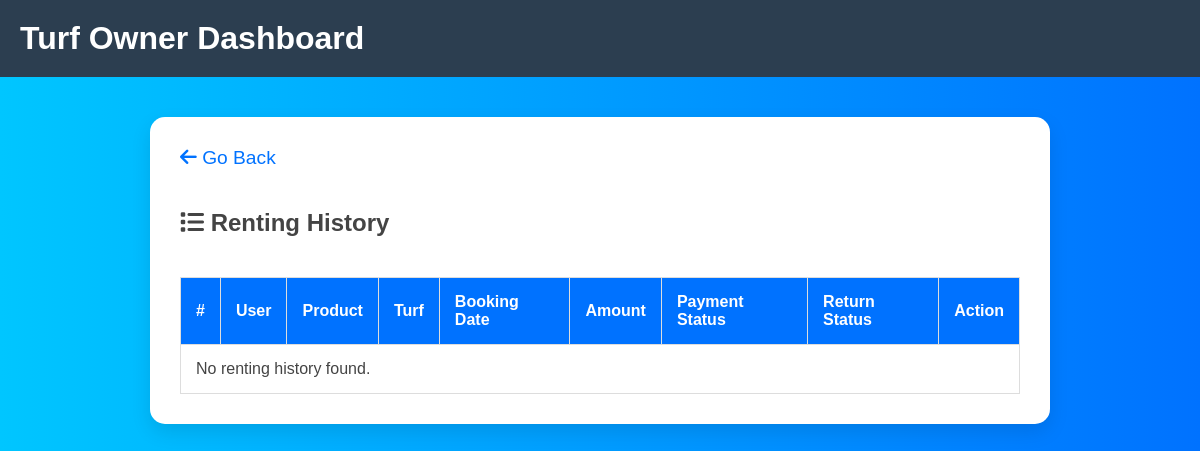
Before: /turfapp/renting-history/ (signed in) with the older database file.
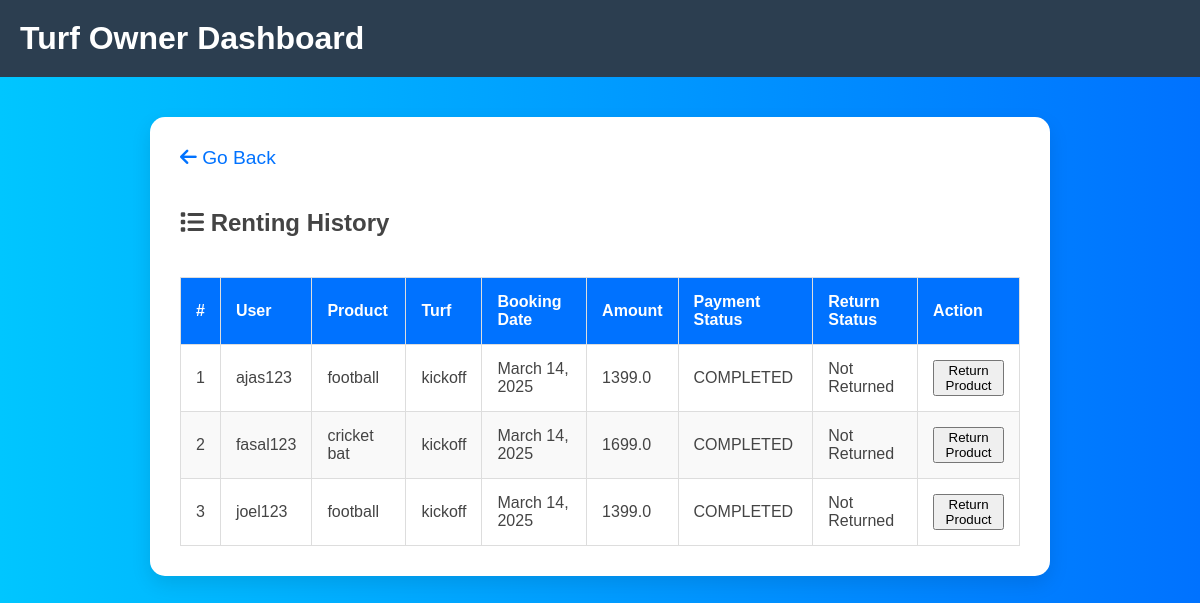
After: the same page with the newer database file.
### publicapp/models.py (models this page shows)
class RentProduct(models.Model):
    user = models.ForeignKey(Userprofile, on_delete=models.CASCADE,blank=True, null=True)
    turf = models.ForeignKey(Turf, on_delete=models.CASCADE,blank=True, null=True)
    product = models.ForeignKey(Product, on_delete=models.CASCADE,blank=True, null=True)
    booking_date = models.DateField(blank=True, null=True)
    payment_status = models.CharField(max_length=50, choices=[('PENDING', 'Pending'), ('COMPLETED', 'Completed')], default='PENDING',blank=True, null=True)
    amount = models.FloatField(blank=True, null=True)
    isreturn=models.BooleanField(blank=True, null=True,default=False)
    status =models.CharField(max_length=50,default=True)
    is_active = models.BooleanField(null=False, blank=True, default=True)
    created_at = models.DateTimeField(auto_now_add=True,blank=True, null=True)
    updated_at = models.DateTimeField(auto_now=True,blank=True, null=True)

### userapp/models.py (models this page shows)
class Userprofile(AbstractUser):
    user_type=models.CharField( max_length=50,null=False,blank=False,choices=USER_TYPE_CHOICES)
    status = models.CharField(max_length=20, null=True, choices=STATUS_CHOICE)
    is_active = models.BooleanField(null=False,blank=True,default=True)
    created=models.DateTimeField(auto_now=True)
    updated=models.DateTimeField(auto_now=True)
    groups = models.ManyToManyField( 'auth.Group', related_name='userprofile_groups', blank=True)
    user_permissions = models.ManyToManyField('auth.Permission', related_name='userprofile_permissions', blank=True)

### turfapp/models.py (models this page shows)
class Product(models.Model):
        Ownerid = models.ForeignKey(Userprofile, on_delete=models.CASCADE, blank=True, null=True)
        turfid = models.ForeignKey(Turf, on_delete=models.CASCADE, blank=True, null=True)
        productname=models.CharField(max_length=250,null=True,blank=True)
        category=models.CharField(max_length=250,null=True,blank=True)
        description=models.CharField(max_length=250,null=True,blank=True)
        image=models.ImageField(upload_to="images/",null=True,blank=True)
        price=models.FloatField(null=True,blank=True)
        quantity=models.CharField(max_length=250,null=True,blank=True)
        availablequantity=models.CharField(max_length=250,null=True,blank=True)
        status =models.CharField(max_length=50,default=True)
        is_active = models.BooleanField(null=False, blank=True, default=True)
        created_at = models.DateTimeField(auto_now=True)
        updated_at= models.DateTimeField(auto_now=True)

class Turf(models.Model):
        Ownername = models.ForeignKey(Userprofile, on_delete=models.CASCADE, blank=True, null=True)
        turfname=models.CharField(max_length=250,null=True,blank=True)
        phone=models.CharField(max_length=250,null=True,blank=True)
        image=models.ImageField(upload_to="images/",null=True,blank=True)
        email=models.EmailField(null=True,blank=True)
        address=models.CharField(max_length=1000,null=True,blank=True)
        location=models.CharField(max_length=1000,null=True,blank=True)
        rent=models.FloatField(null=True,blank=True)
        opentime=models.CharField(max_length=1000,null=True,blank=True)
        closingtime=models.CharField(max_length=1000,null=True,blank=True)
        status =models.CharField(max_length=50,default=True)
        is_active = models.BooleanField(null=False, blank=True, default=True)
        created_at = models.DateTimeField(auto_now=True)
        updated_at= models.DateTimeField(auto_now=True)

### turfapp/views.py (the view)
# urls.py: path('renting-history/', TurfOwnerRentingHistoryView.as_view(), name='renting_history'),
class TurfOwnerRentingHistoryView(View):
    def get(self, request):
        owner_id = request.session.get('user_id')  # Get the current logged-in owner's user ID
        owner_turfs = Turf.objects.filter(Ownername_id=owner_id)  # Get the turfs owned by the owner
        rented_products = RentProduct.objects.filter(turf__in=owner_turfs).select_related('user', 'product', 'turf').order_by('-booking_date')
        return render(request, 'turf/rentinghistory.html', {'rented_products': rented_products})

### templates/turf/rentinghistory.html (shortened to what this page needs)
{% load static %}
<!DOCTYPE html>
<html lang="en">
<head>
    <link rel="stylesheet" href="{% static 'turfcss/style.css' %}">
    <link rel="stylesheet" href="{% static 'turfcss/turfhome.css' %}">
    <link rel="stylesheet" href="https://cdnjs.cloudflare.com/ajax/libs/font-awesome/6.0.0/css/all.min.css">
</head>
<body>
    <header class="header">
        <div class="logo">
            <h1>Turf Owner Dashboard</h1>
        </div>
    </header>
    <div class="container" style="max-width: 70%;">
        <a href="{% url 'turfapp:loadturf' %}" class="back-arrow">
            <i class="fas fa-arrow-left"></i> Go Back
        </a>
        <h2><i class="fas fa-list"></i> Renting History</h2>
        <div class="table-container">
            <table>
                <thead>
                    <tr>
                        <th>#</th>
                        <th>User</th>
                        <th>Product</th>
                        <th>Turf</th>
                        <th>Booking Date</th>
                        <th>Amount</th>
                        <th>Payment Status</th>
                        <th>Return Status</th>
                        <th>Action</th>
                    </tr>
                </thead>
                <tbody>
                    {% for rent in rented_products %}
                    <tr>
                        <td>{{ forloop.counter }}</td>
                        <td>{{ rent.user.username }}</td>
                        <td>{{ rent.product.productname }}</td>
                        <td>{{ rent.turf.turfname }}</td>
                        <td>{{ rent.booking_date }}</td>
                        <td>{{ rent.amount }}</td>
                        <td>{{ rent.payment_status }}</td>
                        <td>{{ rent.isreturn|yesno:"Returned,Not Returned" }}</td>
                        <td>
                            {% if not rent.isreturn %}
                            <form action="{% url 'turfapp:return_product' rent.id %}" method="post">
                                <button type="submit">Return Product</button>
                            </form>
                            {% endif %}
                        </td>
                    </tr>
                    {% empty %}
                    <tr>
                        <td colspan="9">No renting history found.</td>
                    </tr>
                    {% endfor %}
                </tbody>
            </table>
        </div>
    </div>
</body>
</html>

Changed rows visible on the page:
added RentProduct: user.username "ajas123", product.productname "football", turf.turfname "kickoff", booking_date "March 14, 2025", amount "1399.0", payment_status "COMPLETED", isreturn "Not Returned", shows "Return Product"
added RentProduct: user.username "fasal123", product.productname "cricket bat", turf.turfname "kickoff", booking_date "March 14, 2025", amount "1699.0", payment_status "COMPLETED", isreturn "Not Returned", shows "Return Product"
added RentProduct: user.username "joel123", product.productname "football", turf.turfname "kickoff", booking_date "March 14, 2025", amount "1399.0", payment_status "COMPLETED", isreturn "Not Returned", shows "Return Product"
Other visible differences:
text no longer shown: "No renting history found."
